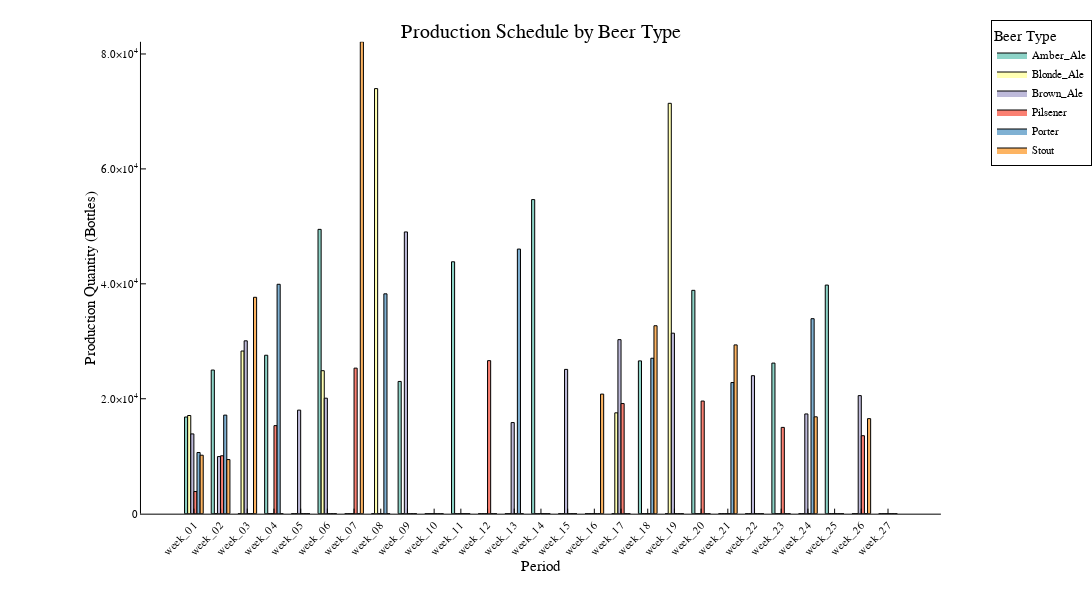

Write notebook code for a chart like this one.
### Markdown cell above
The objective value should now be higher, as the solution space is
smaller than before and the initial stock is zero for all beer types.
You can check the plots for the production and warehouse stock to verify
this.

### Code cell
productionResults = create_production_results()
p = create_production_plot(productionResults)
